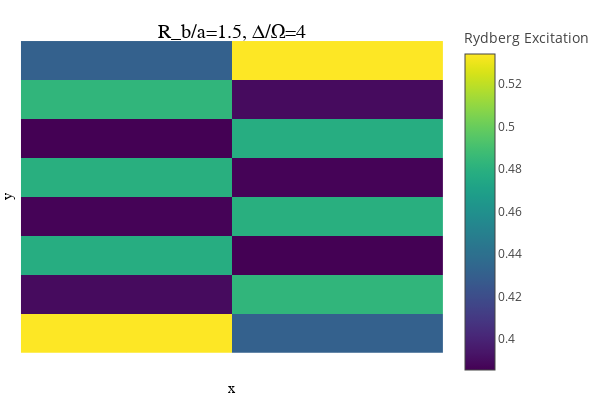

Write notebook code for a chart like this one.
### Code cell
# snake mps starting at bottom left
geometry = "square"
N1 = 2 # x
N2 = 8 # y
# sites = siteinds("Qubit", N1 * N2)
# psi0 = MPS(sites, ["Dn" for i = 1:N1*N2])

focus(geometry, N1, N2, 4, 1.5, psi0, sites)[4]

### Figure 1 — Plotly figure (JSON) as saved in the notebook; plotly's stock layout.template omitted (floating-point values rounded to 4 significant figures; data arrays with more than 128 entries replaced by an {"elided": "..."} marker saying what was removed)
{"data": [{"colorbar": {"title": "Rydberg Excitation"}, "colorscale": {"elided": "256x2 mixed values"}, "hoverinfo": "none", "name": "y1", "showlegend": false, "showscale": true, "type": "heatmap", "x": [0.5, 1.5, 2.5], "xaxis": "x", "y": [0.5, 1.5, 2.5, 3.5, 4.5, 5.5, 6.5, 7.5, 8.5], "yaxis": "y", "z": [[0.5343, 0.431], [0.3892, 0.4828], [0.478, 0.3853], [0.3862, 0.4791], [0.4791, 0.3862], [0.3853, 0.478], [0.4828, 0.3892], [0.431, 0.5343]], "zmax": 0.5343, "zmin": 0.3853}], "layout": {"annotations": [{"font": {"color": "rgba(0, 0, 0, 1.000)", "family": "sans-serif", "size": 20}, "rotation": 0, "showarrow": false, "text": "R_b/a=1.5, Δ/Ω=4", "x": 0.5201, "xanchor": "center", "xref": "paper", "y": 1, "yanchor": "top", "yref": "paper"}], "height": 400, "legend": {"bgcolor": "rgba(255, 255, 255, 1.000)", "bordercolor": "rgba(0, 0, 0, 1.000)", "borderwidth": 1, "font": {"color": "rgba(0, 0, 0, 1.000)", "family": "sans-serif", "size": 11}, "title": {"font": {"color": "rgba(0, 0, 0, 1.000)", "family": "sans-serif", "size": 15}, "text": ""}, "tracegroupgap": 0, "traceorder": "normal", "x": 1, "xanchor": "auto", "y": 1, "yanchor": "auto"}, "margin": {"b": 20, "l": 0, "r": 0, "t": 20}, "paper_bgcolor": "rgba(255, 255, 255, 1.000)", "plot_bgcolor": "rgba(255, 255, 255, 1.000)", "showlegend": true, "width": 600, "xaxis": {"anchor": "y", "domain": [0.04684, 0.9934], "gridcolor": "rgba(0, 0, 0, 0.100)", "gridwidth": 0.5, "linecolor": "rgba(0, 0, 0, 1.000)", "mirror": false, "range": [0.5, 2.5], "showgrid": true, "showline": false, "showticklabels": false, "tickangle": 0, "tickcolor": "rgba(0, 0, 0, 0.000)", "tickfont": {"color": "rgba(0, 0, 0, 1.000)", "family": "sans-serif", "size": 11}, "tickmode": "array", "ticks": "inside", "ticktext": ["0.5", "1.0", "1.5", "2.0", "2.5"], "tickvals": [0.5, 1, 1.5, 2, 2.5], "title": "x", "titlefont": {"color": "rgba(0, 0, 0, 1.000)", "family": "sans-serif", "size": 15}, "type": "-", "visible": true, "zeroline": false, "zerolinecolor": "rgba(0, 0, 0, 1.000)"}, "yaxis": {"anchor": "x", "domain": [0.07581, 0.9415], "gridcolor": "rgba(0, 0, 0, 0.100)", "gridwidth": 0.5, "linecolor": "rgba(0, 0, 0, 1.000)", "mirror": false, "range": [0.5, 8.5], "showgrid": true, "showline": false, "showticklabels": false, "tickangle": 0, "tickcolor": "rgba(0, 0, 0, 0.000)", "tickfont": {"color": "rgba(0, 0, 0, 1.000)", "family": "sans-serif", "size": 11}, "tickmode": "array", "ticks": "inside", "ticktext": ["2", "4", "6", "8"], "tickvals": [2, 4, 6, 8], "title": "y", "titlefont": {"color": "rgba(0, 0, 0, 1.000)", "family": "sans-serif", "size": 15}, "type": "-", "visible": true, "zeroline": false, "zerolinecolor": "rgba(0, 0, 0, 1.000)"}}}
